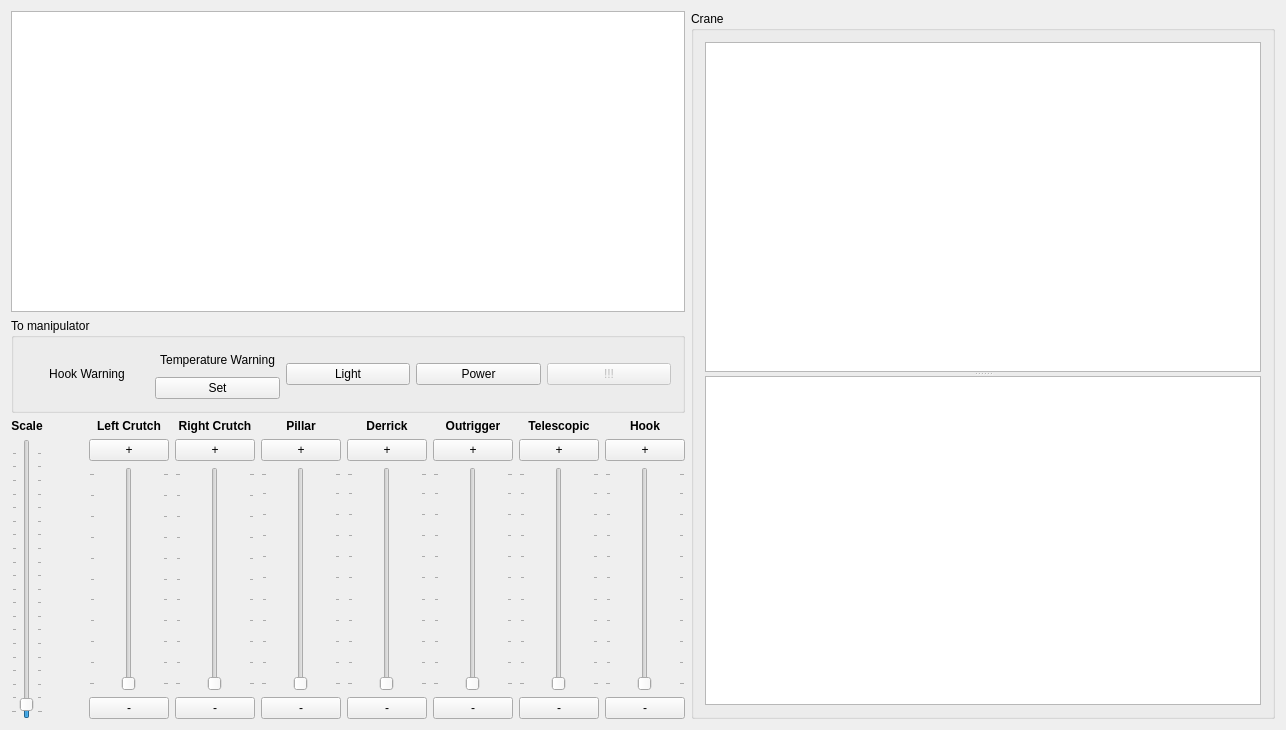
<?xml version="1.0" encoding="UTF-8"?>
<ui version="4.0">
 <class>Widget</class>
 <widget class="QWidget" name="Widget">
  <property name="geometry">
   <rect>
    <x>0</x>
    <y>0</y>
    <width>1286</width>
    <height>730</height>
   </rect>
  </property>
  <property name="windowTitle">
   <string>Widget</string>
  </property>
  <layout class="QHBoxLayout" name="horizontalLayout" stretch="0,1">
   <item>
    <layout class="QVBoxLayout" name="verticalLayout">
     <item>
      <widget class="QPlainTextEdit" name="_ptEdit"/>
     </item>
     <item>
      <widget class="QGroupBox" name="groupBox_4">
       <property name="title">
        <string>To manipulator</string>
       </property>
       <layout class="QHBoxLayout" name="horizontalLayout_3">
        <item>
         <widget class="QPushButton" name="_pushButtonHookWarning">
          <property name="text">
           <string>Hook Warning</string>
          </property>
          <property name="flat">
           <bool>true</bool>
          </property>
         </widget>
        </item>
        <item>
         <layout class="QVBoxLayout" name="verticalLayout_3">
          <item>
           <widget class="QPushButton" name="_pushButtonTemperatureWarning">
            <property name="text">
             <string>Temperature Warning</string>
            </property>
            <property name="flat">
             <bool>true</bool>
            </property>
           </widget>
          </item>
          <item>
           <widget class="QPushButton" name="_pushButtonSetTemperatureWarning">
            <property name="text">
             <string>Set</string>
            </property>
            <property name="checkable">
             <bool>true</bool>
            </property>
           </widget>
          </item>
         </layout>
        </item>
        <item>
         <widget class="QPushButton" name="_pushButtonLight">
          <property name="text">
           <string>Light</string>
          </property>
         </widget>
        </item>
        <item>
         <widget class="QPushButton" name="_pushButtonPower">
          <property name="text">
           <string>Power</string>
          </property>
         </widget>
        </item>
        <item>
         <widget class="QPushButton" name="_pushButtonDebug">
          <property name="enabled">
           <bool>false</bool>
          </property>
          <property name="text">
           <string>!!!</string>
          </property>
         </widget>
        </item>
       </layout>
      </widget>
     </item>
     <item>
      <layout class="QHBoxLayout" name="horizontalLayout_2">
       <item>
        <layout class="QVBoxLayout" name="verticalLayout_8">
         <item>
          <widget class="QLabel" name="label_3">
           <property name="font">
            <font>
             <weight>75</weight>
             <bold>true</bold>
            </font>
           </property>
           <property name="text">
            <string>Scale</string>
           </property>
           <property name="alignment">
            <set>Qt::AlignCenter</set>
           </property>
          </widget>
         </item>
         <item>
          <widget class="QSlider" name="_verticalSliderScale">
           <property name="sizePolicy">
            <sizepolicy hsizetype="Minimum" vsizetype="Expanding">
             <horstretch>0</horstretch>
             <verstretch>0</verstretch>
            </sizepolicy>
           </property>
           <property name="minimum">
            <number>5</number>
           </property>
           <property name="maximum">
            <number>200</number>
           </property>
           <property name="value">
            <number>10</number>
           </property>
           <property name="orientation">
            <enum>Qt::Vertical</enum>
           </property>
           <property name="tickPosition">
            <enum>QSlider::TicksBothSides</enum>
           </property>
          </widget>
         </item>
        </layout>
       </item>
       <item>
        <spacer name="horizontalSpacer">
         <property name="orientation">
          <enum>Qt::Horizontal</enum>
         </property>
         <property name="sizeType">
          <enum>QSizePolicy::Minimum</enum>
         </property>
         <property name="sizeHint" stdset="0">
          <size>
           <width>40</width>
           <height>20</height>
          </size>
         </property>
        </spacer>
       </item>
       <item>
        <layout class="QVBoxLayout" name="verticalLayout_7">
         <item>
          <widget class="QLabel" name="label">
           <property name="font">
            <font>
             <weight>75</weight>
             <bold>true</bold>
            </font>
           </property>
           <property name="text">
            <string>Left Crutch</string>
           </property>
           <property name="alignment">
            <set>Qt::AlignCenter</set>
           </property>
          </widget>
         </item>
         <item>
          <widget class="QPushButton" name="_pushButtonLeftCrutchPlus">
           <property name="text">
            <string>+</string>
           </property>
          </widget>
         </item>
         <item>
          <widget class="QSlider" name="_verticalSliderLeftCrutch">
           <property name="sizePolicy">
            <sizepolicy hsizetype="Minimum" vsizetype="Expanding">
             <horstretch>0</horstretch>
             <verstretch>0</verstretch>
            </sizepolicy>
           </property>
           <property name="maximum">
            <number>10</number>
           </property>
           <property name="orientation">
            <enum>Qt::Vertical</enum>
           </property>
           <property name="tickPosition">
            <enum>QSlider::TicksBothSides</enum>
           </property>
          </widget>
         </item>
         <item>
          <widget class="QPushButton" name="_pushButtonLeftCrutchMinus">
           <property name="text">
            <string>-</string>
           </property>
          </widget>
         </item>
        </layout>
       </item>
       <item>
        <layout class="QVBoxLayout" name="verticalLayout_6">
         <item>
          <widget class="QLabel" name="label_2">
           <property name="font">
            <font>
             <weight>75</weight>
             <bold>true</bold>
            </font>
           </property>
           <property name="text">
            <string>Right Crutch</string>
           </property>
           <property name="alignment">
            <set>Qt::AlignCenter</set>
           </property>
          </widget>
         </item>
         <item>
          <widget class="QPushButton" name="_pushButtonRightCrutchPlus">
           <property name="text">
            <string>+</string>
           </property>
          </widget>
         </item>
         <item>
          <widget class="QSlider" name="_verticalSliderRightCrutch">
           <property name="sizePolicy">
            <sizepolicy hsizetype="Minimum" vsizetype="Expanding">
             <horstretch>0</horstretch>
             <verstretch>0</verstretch>
            </sizepolicy>
           </property>
           <property name="maximum">
            <number>10</number>
           </property>
           <property name="orientation">
            <enum>Qt::Vertical</enum>
           </property>
           <property name="tickPosition">
            <enum>QSlider::TicksBothSides</enum>
           </property>
          </widget>
         </item>
         <item>
          <widget class="QPushButton" name="_pushButtonRightCrutchMinus">
           <property name="text">
            <string>-</string>
           </property>
          </widget>
         </item>
        </layout>
       </item>
       <item>
        <layout class="QVBoxLayout" name="verticalLayout_5">
         <item>
          <widget class="QLabel" name="label_7">
           <property name="font">
            <font>
             <weight>75</weight>
             <bold>true</bold>
            </font>
           </property>
           <property name="text">
            <string>Pillar</string>
           </property>
           <property name="alignment">
            <set>Qt::AlignCenter</set>
           </property>
          </widget>
         </item>
         <item>
          <widget class="QPushButton" name="_pushButtonPillarPlus">
           <property name="text">
            <string>+</string>
           </property>
          </widget>
         </item>
         <item>
          <widget class="QSlider" name="_verticalSliderPillar">
           <property name="sizePolicy">
            <sizepolicy hsizetype="Minimum" vsizetype="Expanding">
             <horstretch>0</horstretch>
             <verstretch>0</verstretch>
            </sizepolicy>
           </property>
           <property name="orientation">
            <enum>Qt::Vertical</enum>
           </property>
           <property name="tickPosition">
            <enum>QSlider::TicksBothSides</enum>
           </property>
          </widget>
         </item>
         <item>
          <widget class="QPushButton" name="_pushButtonPillarMinus">
           <property name="text">
            <string>-</string>
           </property>
          </widget>
         </item>
        </layout>
       </item>
       <item>
        <layout class="QVBoxLayout" name="verticalLayout_9">
         <item>
          <widget class="QLabel" name="label_4">
           <property name="font">
            <font>
             <weight>75</weight>
             <bold>true</bold>
            </font>
           </property>
           <property name="text">
            <string>Derrick</string>
           </property>
           <property name="alignment">
            <set>Qt::AlignCenter</set>
           </property>
          </widget>
         </item>
         <item>
          <widget class="QPushButton" name="_pushButtonDerrickRotatePlus">
           <property name="text">
            <string>+</string>
           </property>
          </widget>
         </item>
         <item>
          <widget class="QSlider" name="_verticalSliderDerrick">
           <property name="sizePolicy">
            <sizepolicy hsizetype="Minimum" vsizetype="Expanding">
             <horstretch>0</horstretch>
             <verstretch>0</verstretch>
            </sizepolicy>
           </property>
           <property name="orientation">
            <enum>Qt::Vertical</enum>
           </property>
           <property name="tickPosition">
            <enum>QSlider::TicksBothSides</enum>
           </property>
          </widget>
         </item>
         <item>
          <widget class="QPushButton" name="_pushButtonDerrickRotateMinus">
           <property name="text">
            <string>-</string>
           </property>
          </widget>
         </item>
        </layout>
       </item>
       <item>
        <layout class="QVBoxLayout" name="verticalLayout_2">
         <item>
          <widget class="QLabel" name="label_5">
           <property name="font">
            <font>
             <weight>75</weight>
             <bold>true</bold>
            </font>
           </property>
           <property name="text">
            <string>Outrigger</string>
           </property>
           <property name="alignment">
            <set>Qt::AlignCenter</set>
           </property>
          </widget>
         </item>
         <item>
          <widget class="QPushButton" name="_pushButtonOutriggerRotatePlus">
           <property name="text">
            <string>+</string>
           </property>
          </widget>
         </item>
         <item>
          <widget class="QSlider" name="_verticalSliderOutrigger">
           <property name="sizePolicy">
            <sizepolicy hsizetype="Minimum" vsizetype="Expanding">
             <horstretch>0</horstretch>
             <verstretch>0</verstretch>
            </sizepolicy>
           </property>
           <property name="orientation">
            <enum>Qt::Vertical</enum>
           </property>
           <property name="tickPosition">
            <enum>QSlider::TicksBothSides</enum>
           </property>
          </widget>
         </item>
         <item>
          <widget class="QPushButton" name="_pushButtonOutriggerRotateMinus">
           <property name="text">
            <string>-</string>
           </property>
          </widget>
         </item>
        </layout>
       </item>
       <item>
        <layout class="QVBoxLayout" name="verticalLayout_10">
         <item>
          <widget class="QLabel" name="label_6">
           <property name="font">
            <font>
             <weight>75</weight>
             <bold>true</bold>
            </font>
           </property>
           <property name="text">
            <string>Telescopic</string>
           </property>
           <property name="alignment">
            <set>Qt::AlignCenter</set>
           </property>
          </widget>
         </item>
         <item>
          <widget class="QPushButton" name="_pushButtonTelescopicPlus">
           <property name="text">
            <string>+</string>
           </property>
          </widget>
         </item>
         <item>
          <widget class="QSlider" name="_verticalSliderTelescopic">
           <property name="sizePolicy">
            <sizepolicy hsizetype="Minimum" vsizetype="Expanding">
             <horstretch>0</horstretch>
             <verstretch>0</verstretch>
            </sizepolicy>
           </property>
           <property name="orientation">
            <enum>Qt::Vertical</enum>
           </property>
           <property name="tickPosition">
            <enum>QSlider::TicksBothSides</enum>
           </property>
          </widget>
         </item>
         <item>
          <widget class="QPushButton" name="_pushButtonTelescopicMinus">
           <property name="text">
            <string>-</string>
           </property>
          </widget>
         </item>
        </layout>
       </item>
       <item>
        <layout class="QVBoxLayout" name="verticalLayout_13">
         <item>
          <widget class="QLabel" name="label_8">
           <property name="font">
            <font>
             <weight>75</weight>
             <bold>true</bold>
            </font>
           </property>
           <property name="text">
            <string>Hook</string>
           </property>
           <property name="alignment">
            <set>Qt::AlignCenter</set>
           </property>
          </widget>
         </item>
         <item>
          <widget class="QPushButton" name="_pushButtonRopeHookPlus">
           <property name="text">
            <string>+</string>
           </property>
          </widget>
         </item>
         <item>
          <widget class="QSlider" name="_verticalSliderRopeHook">
           <property name="sizePolicy">
            <sizepolicy hsizetype="Minimum" vsizetype="Expanding">
             <horstretch>0</horstretch>
             <verstretch>0</verstretch>
            </sizepolicy>
           </property>
           <property name="orientation">
            <enum>Qt::Vertical</enum>
           </property>
           <property name="tickPosition">
            <enum>QSlider::TicksBothSides</enum>
           </property>
          </widget>
         </item>
         <item>
          <widget class="QPushButton" name="_pushButtonRopeHookMinus">
           <property name="text">
            <string>-</string>
           </property>
          </widget>
         </item>
        </layout>
       </item>
      </layout>
     </item>
    </layout>
   </item>
   <item>
    <widget class="QGroupBox" name="groupBox">
     <property name="title">
      <string>Crane</string>
     </property>
     <layout class="QVBoxLayout" name="verticalLayout_4">
      <item>
       <widget class="QSplitter" name="splitter">
        <property name="orientation">
         <enum>Qt::Vertical</enum>
        </property>
        <widget class="QGraphicsView" name="_view"/>
        <widget class="QGraphicsView" name="_viewTop"/>
       </widget>
      </item>
     </layout>
    </widget>
   </item>
  </layout>
 </widget>
 <layoutdefault spacing="6" margin="11"/>
 <resources/>
 <connections/>
</ui>
